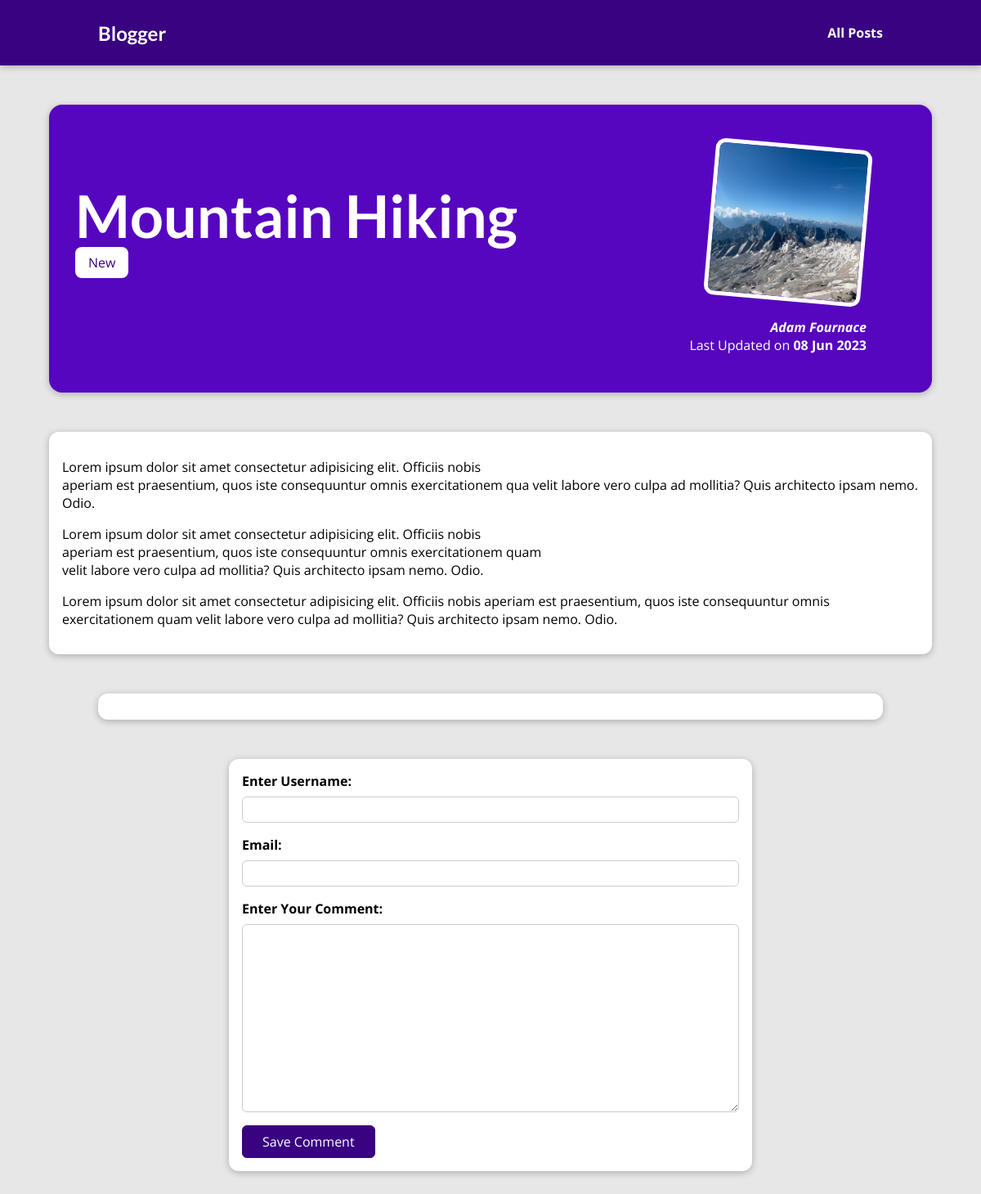
Page /posts/hike-in-the-mountains on the earlier database version.
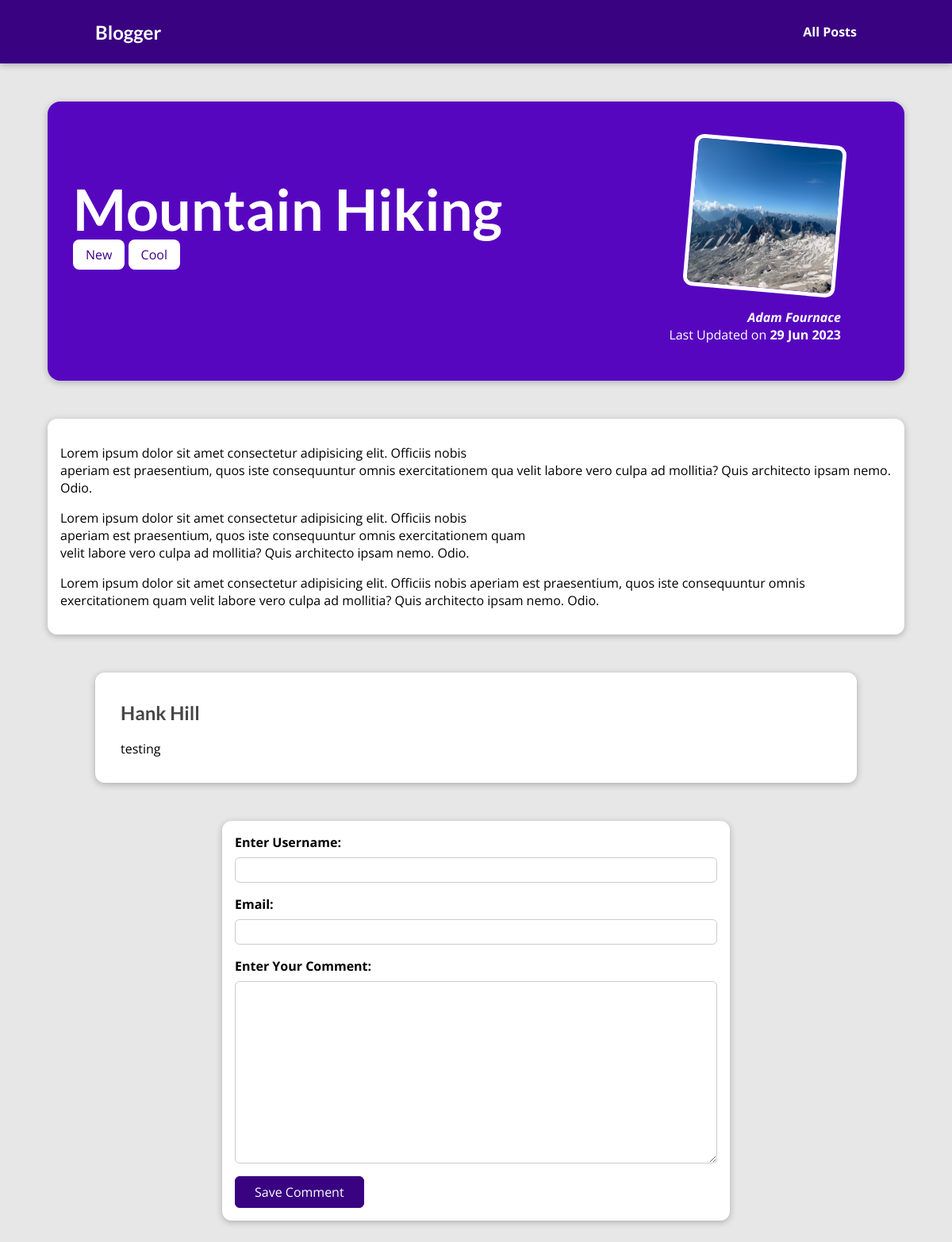
Same page on the later database version.
### blog/models.py (models this page shows, shortened)
class Tag(models.Model):
    caption = models.CharField(max_length=20)

class Post(models.Model):
    title = models.CharField(max_length=150)
    excerpt = models.CharField(max_length=200)
    image = models.ImageField(upload_to="posts", null=True)
    date = models.DateField(auto_now=True)
    slug = models.SlugField(unique=True, db_index=True)
    content = models.TextField(validators=[MinLengthValidator(10)])
    author = models.ForeignKey(
        Author,
        null=True,
        on_delete=models.SET_NULL,
        related_name="posts"
        )
    tags = models.ManyToManyField(Tag)

class Author(models.Model):
    first_name = models.CharField(max_length=100)
    last_name = models.CharField(max_length=100)
    email_address = models.EmailField()
    def full_name(self):
        return f"{self.first_name} {self.last_name}"
    def __str__(self):
       return self.full_name()

class Comment(models.Model):
    user_name = models.CharField(max_length=120)
    email = models.EmailField()
    text = models.TextField(max_length=500)
    post = models.ForeignKey(Post, on_delete=models.CASCADE, related_name="comments")

### blog/views.py (the view, shortened to what this page needs)
# urls.py: path('posts/<slug:slug>', views.PostDetailView.as_view(),
class PostDetailView(View):
    def get(self, request, slug):
        post = Post.objects.get(slug=slug)
        context = {
            "post": post,
            "post_tags": post.tags.all(),
            "comment_form": CommentForm(),
            "comments": post.comments.all().order_by("-id"),
        }
        return render(request, "blog/post-detail.html", context)

### blog/forms.py
class CommentForm(forms.ModelForm):
    class Meta:
        model = Comment
        exclude = ["post"]
        labels = {
            "user_name": "Enter Username",
            "user_email": "Enter Email",
            "text": "Enter Your Comment",
        }

### blog/templates/blog/post-detail.html (shortened to what this page needs)
{% extends 'base.html' %}
{% load static %}
{% block css_files%}
    <link rel="stylesheet" href="{% static 'blog/post-detail.css' %}">
{% endblock css_files %}
{% block content %}
    <section id="summary">
        <h2>{{ post.title }}</h2>
        <div>
            {% for tag in post_tags %}
                <span class="tag">{{ tag.caption }}</span>
            {% endfor %}
        </div>
        <article>
            <img src="{{ post.image.url }}" alt="{{ post.title }}">
            <address> <a href="mailto:{{ post.author.email_address }}">{{ post.author }}</a> </address>
            <div>
                Last Updated on <time>{{ post.date|date:"d M Y"}}</time>
            </div>
        </article>
    </section>
    <main>
        {{ post.content|linebreaks }}
    </main>
    <section id="comments">
        <ul>
            {% for comment in comments %}
            <li>
                <h2>{{ comment.user_name }}</h2>
                {{ comment.text|linebreaks }}
            </li>
            {% endfor %}
        </ul>
    </section>
    <section id="comment-form">
        <form action="{% url "post-detail-page" post.slug %}" method="post">
            {% for form_field in comment_form %}
            <div class="form-control" {% if form_field.errors %}invalid{% endif %}>
                {{ form_field.label_tag }}
                {{ form_field }}
            </div>
            {% endfor %}
            <button>Save Comment</button>
        </form>
    </section>
{% endblock content %}

Differences in the rows shown:
changed Post "Mountain Hiking": date "08 Jun 2023" → "29 Jun 2023"
added Tag: caption "Cool"
added Comment: user_name "Hank Hill", text "testing"
